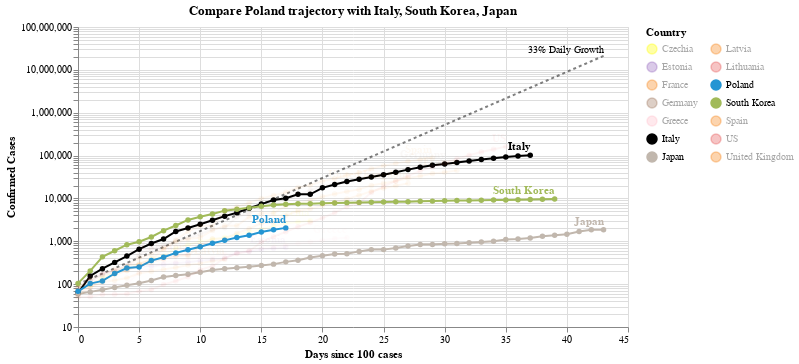

This figure's notebook cell:
### Code cell
#hide_input
chart3 = make_since_chart(['Poland'])
chart3

### Figure 1 — Vega-Lite specification as saved in the notebook (floating-point values rounded to 4 significant figures; data arrays with more than 128 entries replaced by an {"elided": "..."} marker saying what was removed)
{"config": {"view": {"continuousWidth": 400, "continuousHeight": 300}}, "layer": [{"mark": {"type": "line", "color": "black", "opacity": 0.5, "strokeDash": [3, 3]}, "encoding": {"x": {"type": "quantitative", "field": "Days since 100 cases"}, "y": {"type": "quantitative", "field": "Confirmed Cases"}}}, {"mark": {"type": "text", "align": "right", "dy": -6, "fontSize": 10, "text": "33% Daily Growth"}, "encoding": {"x": {"type": "quantitative", "field": "Days since 100 cases"}, "y": {"type": "quantitative", "field": "Confirmed Cases"}}, "transform": [{"filter": "(datum['Days since 100 cases'] >= 43)"}]}, {"data": {"name": "data-308f7113319883887f8effbd4b3e384e"}, "mark": {"type": "line", "point": true}, "encoding": {"color": {"type": "nominal", "field": "Country", "legend": {"columns": 2}, "scale": {"domain": ["Czechia", "Estonia", "France", "Germany", "Greece", "Italy", "Japan", "Latvia", "Lithuania", "Poland", "South Korea", "Spain", "US", "United Kingdom"], "range": ["yellow", "#9467bd", "#F58518", "#9D755D", "pink", "black", "#C1B7AD", "#F58518", "#E45756", "#2495D3", "#A1BA59", "#F58518", "#E45756", "#F58518"]}}, "opacity": {"condition": {"value": 1, "selection": "selector001"}, "value": 0.05}, "tooltip": [{"type": "nominal", "field": "Country"}, {"type": "temporal", "field": "Date"}, {"type": "quantitative", "field": "Confirmed Cases"}, {"type": "quantitative", "field": "Days since 100 cases"}], "x": {"type": "quantitative", "field": "Days since 100 cases"}, "y": {"type": "quantitative", "field": "Confirmed Cases", "scale": {"type": "log"}}}, "selection": {"selector001": {"type": "multi", "fields": ["Country"], "bind": "legend", "init": [{"Country": "Poland"}, {"Country": "Italy"}, {"Country": "South Korea"}, {"Country": "Japan"}]}}, "width": 550}, {"data": {"name": "data-308f7113319883887f8effbd4b3e384e"}, "mark": {"type": "text", "align": "right", "dy": -8, "fontWeight": "bold"}, "encoding": {"color": {"type": "nominal", "field": "Country", "legend": {"columns": 2}, "scale": {"domain": ["Czechia", "Estonia", "France", "Germany", "Greece", "Italy", "Japan", "Latvia", "Lithuania", "Poland", "South Korea", "Spain", "US", "United Kingdom"], "range": ["yellow", "#9467bd", "#F58518", "#9D755D", "pink", "black", "#C1B7AD", "#F58518", "#E45756", "#2495D3", "#A1BA59", "#F58518", "#E45756", "#F58518"]}}, "opacity": {"condition": {"value": 1, "selection": "selector001"}, "value": 0.05}, "text": {"type": "nominal", "field": "Country"}, "tooltip": [{"type": "nominal", "field": "Country"}, {"type": "temporal", "field": "Date"}, {"type": "quantitative", "field": "Confirmed Cases"}, {"type": "quantitative", "field": "Days since 100 cases"}], "x": {"type": "quantitative", "field": "Days since 100 cases"}, "y": {"type": "quantitative", "field": "Confirmed Cases", "scale": {"type": "log"}}}, "transform": [{"filter": "(datum['Date'] >= 1585526400000)"}], "width": 550}], "data": {"name": "data-2d6eaef9bdda725a1778cb4b1539dc79"}, "title": "Compare Poland trajectory with Italy, South Korea, Japan", "$schema": "https://vega.github.io/schema/vega-lite/v4.0.2.json", "datasets": {"data-2d6eaef9bdda725a1778cb4b1539dc79": [{"Days since 100 cases": 0, "Confirmed Cases": 100.0}, {"Days since 100 cases": 1, "Confirmed Cases": 133.0}, {"Days since 100 cases": 2, "Confirmed Cases": 176.9}, {"Days since 100 cases": 3, "Confirmed Cases": 235.3}, {"Days since 100 cases": 4, "Confirmed Cases": 312.9}, {"Days since 100 cases": 5, "Confirmed Cases": 416.2}, {"Days since 100 cases": 6, "Confirmed Cases": 553.5}, {"Days since 100 cases": 7, "Confirmed Cases": 736.1}, {"Days since 100 cases": 8, "Confirmed Cases": 979.1}, {"Days since 100 cases": 9, "Confirmed Cases": 1302.0}, {"Days since 100 cases": 10, "Confirmed Cases": 1732.0}, {"Days since 100 cases": 11, "Confirmed Cases": 2303.0}, {"Days since 100 cases": 12, "Confirmed Cases": 3064.0}, {"Days since 100 cases": 13, "Confirmed Cases": 4074.0}, {"Days since 100 cases": 14, "Confirmed Cases": 5419.0}, {"Days since 100 cases": 15, "Confirmed Cases": 7207.0}, {"Days since 100 cases": 16, "Confirmed Cases": 9586.0}, {"Days since 100 cases": 17, "Confirmed Cases": 12750.0}, {"Days since 100 cases": 18, "Confirmed Cases": 16960.0}, {"Days since 100 cases": 19, "Confirmed Cases": 22550.0}, {"Days since 100 cases": 20, "Confirmed Cases": 29990.0}, {"Days since 100 cases": 21, "Confirmed Cases": 39890.0}, {"Days since 100 cases": 22, "Confirmed Cases": 53060.0}, {"Days since 100 cases": 23, "Confirmed Cases": 70560.0}, {"Days since 100 cases": 24, "Confirmed Cases": 93850.0}, {"Days since 100 cases": 25, "Confirmed Cases": 124800.0}, {"Days since 100 cases": 26, "Confirmed Cases": 166000.0}, {"Days since 100 cases": 27, "Confirmed Cases": 220800.0}, {"Days since 100 cases": 28, "Confirmed Cases": 293700.0}, {"Days since 100 cases": 29, "Confirmed Cases": 390600.0}, {"Days since 100 cases": 30, "Confirmed Cases": 519500.0}, {"Days since 100 cases": 31, "Confirmed Cases": 690900.0}, {"Days since 100 cases": 32, "Confirmed Cases": 918900.0}, {"Days since 100 cases": 33, "Confirmed Cases": 1222000.0}, {"Days since 100 cases": 34, "Confirmed Cases": 1625000.0}, {"Days since 100 cases": 35, "Confirmed Cases": 2162000.0}, {"Days since 100 cases": 36, "Confirmed Cases": 2875000.0}, {"Days since 100 cases": 37, "Confirmed Cases": 3824000.0}, {"Days since 100 cases": 38, "Confirmed Cases": 5086000.0}, {"Days since 100 cases": 39, "Confirmed Cases": 6764000.0}, {"Days since 100 cases": 40, "Confirmed Cases": 8996000.0}, {"Days since 100 cases": 41, "Confirmed Cases": 11970000.0}, {"Days since 100 cases": 42, "Confirmed Cases": 15910000.0}, {"Days since 100 cases": 43, "Confirmed Cases": 21170000.0}], "data-308f7113319883887f8effbd4b3e384e": {"elided": "381 records"}}}
